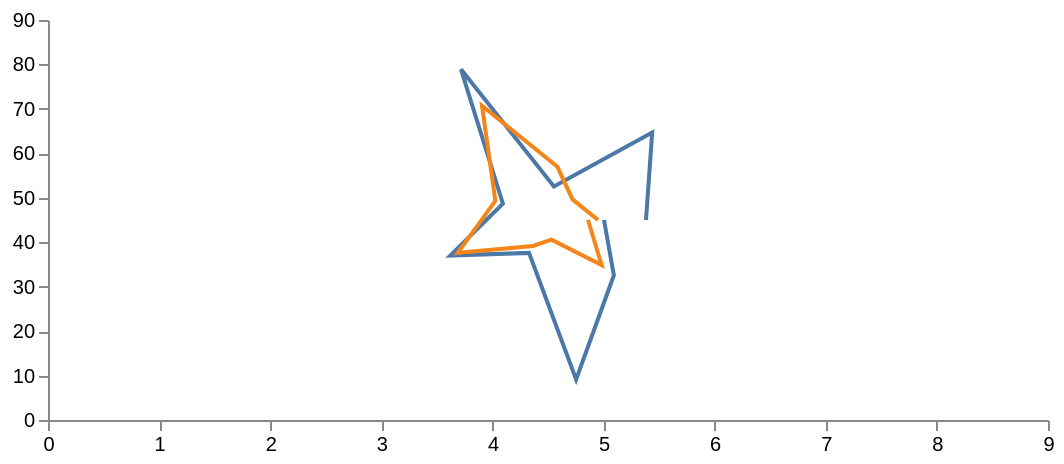

Vega-Lite specification for this chart:
### Vega specification from a JSON file in a GitHub repository (floating-point values rounded to 4 significant figures)
{"$schema": "https://vega.github.io/schema/vega/v3.0.json", "__comment": "need to figure out scales; need to figure out how to repeat first element; need to figure out how compute maximum value", "__comment2": "for maximum: tried aggregation, but then that aggregates the series; tried to look at domain, but not sure how to extract value", "__comment3": "repeat element: unsure how to append to the end of an array. a slice ", "width": 500, "height": 200, "padding": 5, "signals": [{"name": "interpolate", "value": "linear", "bind": {"input": "select", "options": ["basis", "cardinal", "catmull-rom", "linear", "monotone", "natural", "step", "step-after", "step-before"]}}, {"name": "originX", "update": "width / 2"}, {"name": "originY", "update": "height / 2"}], "data": [{"name": "table", "values": [{"x": 0, "y": 28, "c": 0}, {"x": 0, "y": 20, "c": 1}, {"x": 1, "y": 43, "c": 0}, {"x": 1, "y": 35, "c": 1}, {"x": 2, "y": 81, "c": 0}, {"x": 2, "y": 10, "c": 1}, {"x": 3, "y": 19, "c": 0}, {"x": 3, "y": 15, "c": 1}, {"x": 4, "y": 52, "c": 0}, {"x": 4, "y": 48, "c": 1}, {"x": 5, "y": 24, "c": 0}, {"x": 5, "y": 28, "c": 1}, {"x": 6, "y": 87, "c": 0}, {"x": 6, "y": 66, "c": 1}, {"x": 7, "y": 17, "c": 0}, {"x": 7, "y": 27, "c": 1}, {"x": 8, "y": 68, "c": 0}, {"x": 8, "y": 16, "c": 1}, {"x": 9, "y": 49, "c": 0}, {"x": 9, "y": 25, "c": 1}], "transform": [{"type": "formula", "expr": "PI * datum.x / 4.5", "as": "radians"}, {"type": "formula", "as": "newX", "expr": "originX + datum.y * cos(datum.radians)"}, {"type": "formula", "as": "newY", "expr": "originY + datum.y * sin(datum.radians)"}]}], "scales": [{"name": "x", "type": "point", "range": "width", "domain": {"data": "table", "field": "x"}}, {"name": "y", "type": "linear", "range": "height", "nice": true, "zero": true, "domain": {"data": "table", "field": "y"}}, {"name": "color", "type": "ordinal", "range": "category", "domain": {"data": "table", "field": "c"}}], "axes": [{"orient": "bottom", "scale": "x"}, {"orient": "left", "scale": "y"}], "marks": [{"type": "group", "from": {"facet": {"name": "series", "data": "table", "groupby": "c"}}, "marks": [{"type": "line", "from": {"data": "series"}, "encode": {"enter": {"x": {"field": "newX"}, "y": {"field": "newY"}, "stroke": {"scale": "color", "field": "c"}, "strokeWidth": {"value": 2}}, "update": {"interpolate": {"signal": "interpolate"}, "fillOpacity": {"value": 1}}, "hover": {"fillOpacity": {"value": 0.5}}}}]}]}
